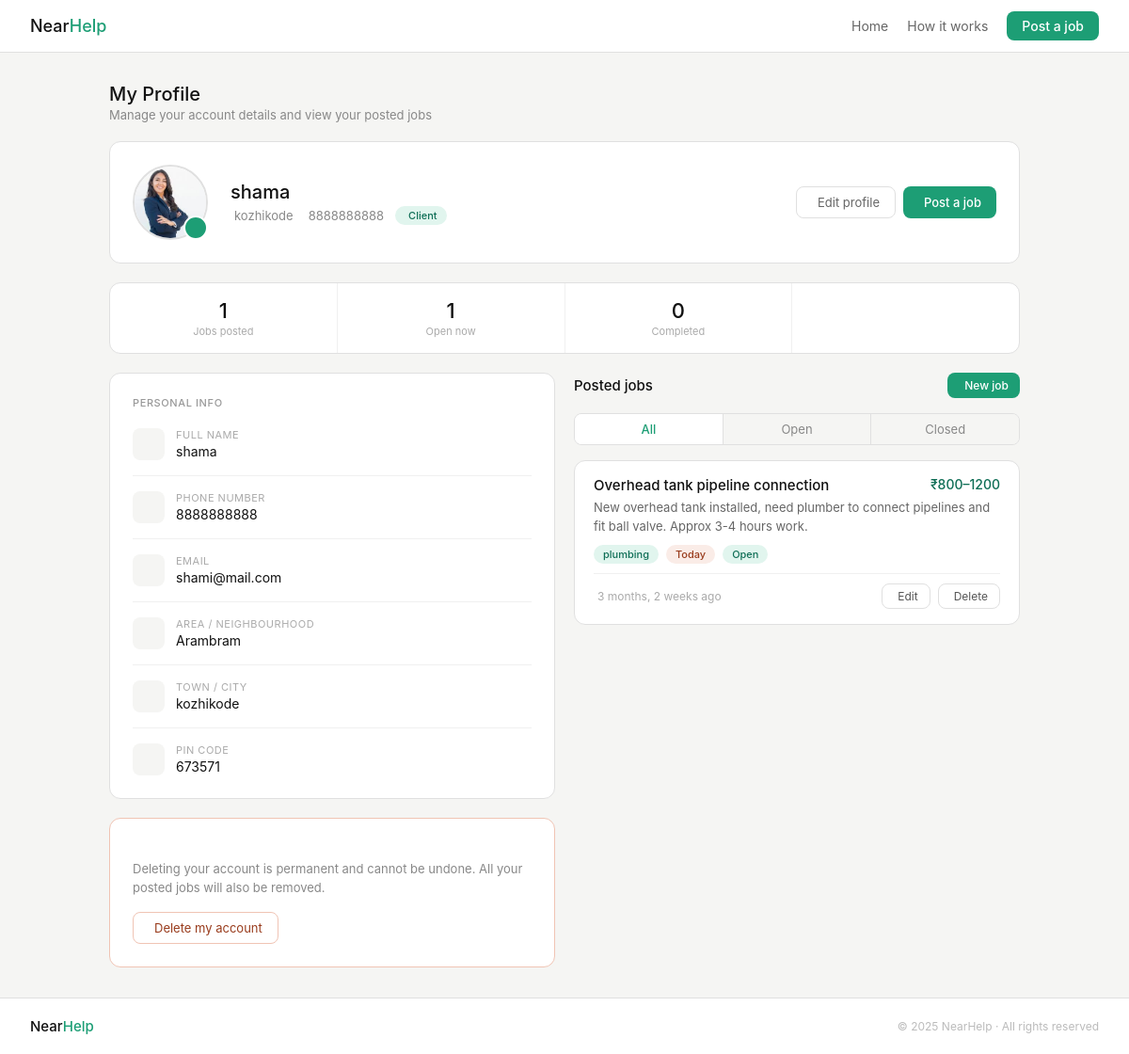
The page /Profile_client (signed in) on the database its author committed.
### projectnearhelpapp/models.py (models this page shows, shortened)
class Client_details(models.Model):
        user = models.OneToOneField(settings.AUTH_USER_MODEL, on_delete=models.CASCADE , related_name='client_details' , null=True, blank=True)
        Fullname = models.CharField(max_length=50)
        Phone_number = models.CharField()
        Email = models.CharField()
        Area = models.CharField()
        Town = models.CharField()
        Pin = models.IntegerField()
        Password = models.CharField(max_length=128)
        Preferred_language = models.CharField(max_length=50 , null=True, blank=True)
        Preferred_contact_method = models.CharField(max_length=50 , null=True, blank=True)
        Photo = models.ImageField(upload_to="photos/client_photos/" , blank=True, null=True)

class Job_postings(models.Model):
        Client = models.ForeignKey(settings.AUTH_USER_MODEL, on_delete=models.CASCADE)
        Title = models.CharField(max_length=80)
        Category = models.CharField()
        Description = models.TextField(max_length=500)
        Photos = models.ImageField(upload_to="job_photos/" , blank=True, null=True)
        Budget_min = models.IntegerField(blank=True, null=True)
        Budget_max = models.IntegerField(blank=True, null=True)
        Duration = models.CharField()
        Urgency = models.CharField()
        Area = models.CharField(max_length=100)
        Town = models.CharField(max_length=100)
        Pin = models.IntegerField(max_length=6)
        Date_posted = models.DateTimeField(auto_now_add=True)
        Status = models.CharField(max_length=20, default='open')

### projectnearhelpapp/views.py (the view)
# urls.py: path('Profile_client',views.Profile_client,name='Profile_client'),
def Profile_client(request):
    client = request.user.client_details
    client_jobs = Job_postings.objects.filter(Client=request.user)
    context = {
        'client': client,
        'client_jobs': client_jobs,
        'total_jobs': client_jobs.count(),
        'open_jobs': client_jobs.filter(Status='open').count(),
        'completed_jobs': client_jobs.filter(Status='closed').count(),
    }
    return render(request,'profile_pages/profile_client.html', context)

### projectnearhelpapp/templates/profile_pages/profile_client.html (shortened to what this page needs)
<!DOCTYPE html>
<html lang="en">
<head>
  {% load static %}
  <link rel="stylesheet" href="https://cdn.jsdelivr.net/npm/@tabler/icons-webfont@latest/dist/tabler-icons.min.css" />
  <link rel="stylesheet" href="{% static 'css/profile_client.css' %}" />
</head>
<body>
  <nav class="nav">
    <a class="logo" href="#">Near<span>Help</span></a>
    <div class="nav-links">
      <a class="nav-link" href="{% url 'Home_client' %}">Home</a>
      <a class="nav-link" href="{% url 'Home_client' %}#how">How it works</a>
      <a class="nav-post" href="{% url 'Job_posting_form' %}">Post a job</a>
    </div>
  </nav>
  <div class="page">
    <div class="page-header">
      <div>
        <h1>My Profile</h1>
        <p>Manage your account details and view your posted jobs</p>
      </div>
    </div>
    <div class="card">
      <div class="profile-header-card">
        <div class="avatar-area">
          {% if client.Photo %}
            <img class="avatar-img" src="{{ client.Photo.url }}" alt="Profile photo" />
          {% else %}
            <div class="avatar-placeholder">
              {{ client.Fullname|first|upper }}
            </div>
          {% endif %}
          <label class="avatar-edit-btn" for="quickPhotoInput" title="Change photo">
          </label>
        </div>
        <div class="profile-summary">
          <div class="profile-name">{{ client.Fullname }}</div>
          <div class="profile-meta">
            <span class="profile-meta-item"> {{ client.Town }}</span>
            <span class="profile-meta-item"> {{ client.Phone_number }}</span>
            <span class="profile-badge"> Client</span>
          </div>
        </div>
        <div class="profile-actions">
          <button class="btn-secondary" onclick="toggleEdit()">
             Edit profile
          </button>
          <a class="btn-primary" href="{% url 'Job_posting_form' %}">
             Post a job
          </a>
        </div>
      </div>
    </div>
    <div class="card" style="padding: 0; overflow: hidden;">
      <div class="stats-row">
        <div class="stat-box">
          <div class="stat-num">{{ total_jobs|default:"0" }}</div>
          <div class="stat-lbl">Jobs posted</div>
        </div>
        <div class="stat-box">
          <div class="stat-num">{{ open_jobs|default:"0" }}</div>
          <div class="stat-lbl">Open now</div>
        </div>
        <div class="stat-box">
          <div class="stat-num">{{ completed_jobs|default:"0" }}</div>
          <div class="stat-lbl">Completed</div>
        </div>
        <div class="stat-box">
        </div>
      </div>
    </div>
    <div class="two-col" style="align-items: flex-start;">
      <div style="display: flex; flex-direction: column; gap: 1.25rem;">
        <div class="card view-mode" id="viewMode">
          <div class="card-title">Personal info</div>
          <div class="info-row">
            <div class="info-item">
              <div class="info-icon"></div>
              <div class="info-content">
                <div class="info-label">Full name</div>
                <div class="info-value">{{ client.Fullname }}</div>
              </div>
            </div>
            <div class="info-item">
              <div class="info-icon"></div>
              <div class="info-content">
                <div class="info-label">Phone number</div>
                <div class="info-value">{{ client.Phone_number }}</div>
              </div>
            </div>
            <div class="info-item">
              <div class="info-icon"></div>
              <div class="info-content">
                <div class="info-label">Email</div>
                <div class="info-value">{{ client.Email }}</div>
              </div>
            </div>
            <div class="info-item">
              <div class="info-icon"></div>
              <div class="info-content">
                <div class="info-label">Area / Neighbourhood</div>
                <div class="info-value">{{ client.Area }}</div>
              </div>
            </div>
            <div class="info-item">
              <div class="info-icon"></div>
              <div class="info-content">
                <div class="info-label">Town / City</div>
                <div class="info-value">{{ client.Town }}</div>
              </div>
            </div>
            <div class="info-item">
              <div class="info-icon"></div>
              <div class="info-content">
                <div class="info-label">PIN code</div>
                <div class="info-value">{{ client.Pin }}</div>
              </div>
            </div>
          </div>
        </div>
        <div class="card danger-zone">
          <p class="danger-text">Deleting your account is permanent and cannot be undone. All your posted jobs will also be removed.</p>
          <button class="btn-danger">
             Delete my account
          </button>
        </div>
      </div>
      <div style="display: flex; flex-direction: column; gap: 1.25rem;">
        <div>
          <div class="jobs-header">
            <h2>Posted jobs</h2>
            <a class="btn-primary" href="{% url 'Job_posting_form' %}" style="font-size:12px; padding: 6px 12px;">
               New job
            </a>
          </div>
          <div class="tab-row">
            <button class="tab active" onclick="switchTab(this, 'all')">All</button>
            <button class="tab" onclick="switchTab(this, 'open')">Open</button>
            <button class="tab" onclick="switchTab(this, 'closed')">Closed</button>
          </div>
          <div id="jobsList">
            {% for job in client_jobs %}
            <div class="job-card" data-status="{{ job.Status }}">
              <div class="job-card-top">
                <div class="job-card-title">{{ job.Title }}</div>
                <div class="job-card-budget">₹{{ job.Budget_min }}–{{ job.Budget_max }}</div>
              </div>
              <div class="job-card-desc">{{ job.Description|truncatewords:20 }}</div>
              <div class="job-card-meta">
                <span class="badge badge-cat">{{ job.Category }}</span>
                {% if job.Urgency == 'today' %}
                  <span class="badge badge-today">Today</span>
                {% elif job.Urgency == 'week' %}
                  <span class="badge badge-week">This week</span>
                {% else %}
                  <span class="badge badge-flex">Flexible</span>
                {% endif %}
                {% if job.Status == 'open' %}
                  <span class="badge badge-open">Open</span>
                {% else %}
                  <span class="badge badge-closed">Closed</span>
                {% endif %}
              </div>
              <div class="job-card-footer">
                <div class="job-card-time">
                   {{ job.Date_posted|timesince }} ago
                </div>
                <div class="job-card-actions">
                  <button class="action-btn"> Edit</button>
                  <button class="action-btn danger"> Delete</button>
                </div>
              </div>
            </div>
            {% endfor %}
          </div>
        </div>
      </div>
    </div>
  </div>
  <footer class="footer">
    <a class="footer-logo" href="#">Near<span>Help</span></a>
    <span class="footer-copy">© 2025 NearHelp · All rights reserved</span>
  </footer>
</body>
</html>

### rows shown on the page
Client_details: Photo (picture), Fullname "shama", Town "kozhikode", Phone_number "8888888888", Email "shami@mail.com", Area "Arambram", Pin "673571"
Job_postings: Title "Overhead tank pipeline connection", Budget_min "800", Budget_max "1200", Description "New overhead tank installed, need plumber to connect pipelines and fit ball valve. Approx 3-4 hours work.", Category "plumbing", Urgency "Today", Status "Open", Date_posted "3 months, 2 weeks"

### other values the page prints
{{ total_jobs|default:"0" }} "1"
{{ open_jobs|default:"0" }} "1"
{{ completed_jobs|default:"0" }} "0"
